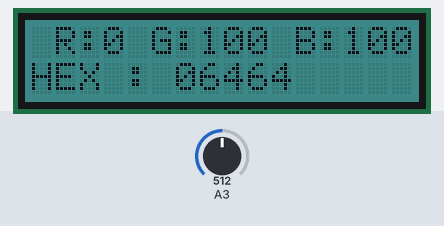
Recording of a sketch running on a simulated Arduino Uno, built with avr-gcc and run on an emulated ATmega328P. Parts: 16×2 character LCD. The test bench sets the inputs (shaded band); at power-on: A3 = 512.

Above: at 1.2 s.
1.3 s: A3 set to 22
At 2.6 s:
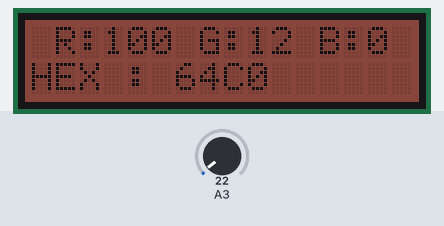
3.0 s: A3 set to 19
At 3.9 s:
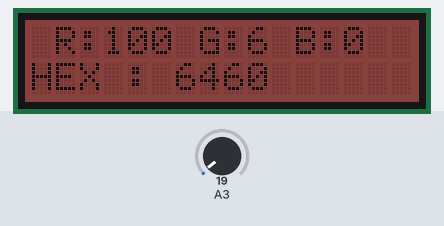
4.6 s: A3 set to 511
At 6.0 s:
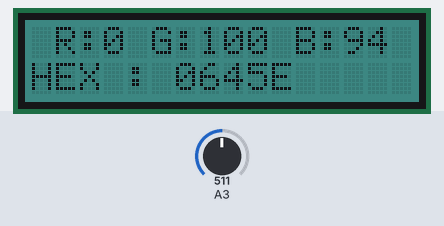
6.3 s: A3 set to 6
At 7.7 s:
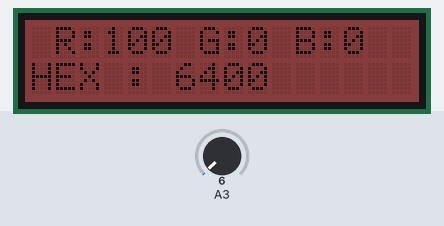
9.3 s: A3 set to 72
At 10.7 s:
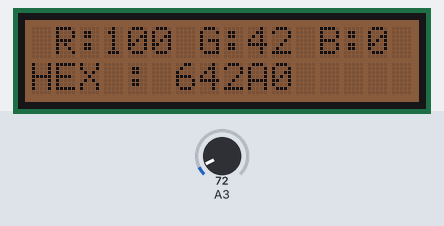
11.0 s: A3 set to 122
At 12.7 s:
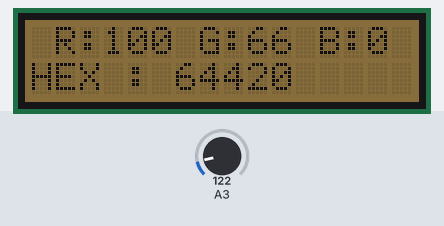
Timing chart, 0 to 13.7 s (numbered marks = the images above; inputs shaded):
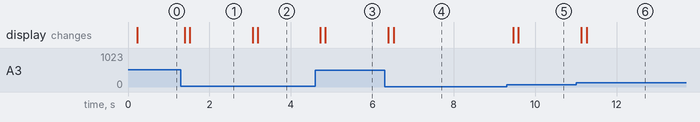

Measured:
- the behaviour switches between 21 and 20 on A3 (found by bisection; images 1 and 2)
- after the input at 1.3 s, the display: first changes after 0.09 s (image 1 shows a later state)
- after the input at 3.0 s, the display: first changes after 0.06 s (image 2 shows a later state)
- after the input at 4.6 s, the display: first changes after 0.12 s (image 3 shows a later state)
- after the input at 6.3 s, the display: first changes after 0.10 s (image 4 shows a later state)
- after the input at 9.3 s, the display: first changes after 0.15 s (image 5 shows a later state)
- after the input at 11.0 s, the display: first changes after 0.13 s (image 6 shows a later state)

The sketch:

index.ino
```cpp
#include <Wire.h>
#include "rgb_lcd.h"
rgb_lcd lcd;
int R;
int G;
int B;


void setup() {
  lcd.begin(16, 2);
  Serial.begin(9600);
}

void loop() {

  lcd.setRGB(R,G,B);

  int Val = analogRead(A3);
  int RGB = map(Val,0,1023, 0,100);

// On divise 100 en 6 parties pours correespondre au angles
  if(RGB <= 16.6){                     // 0 to 60°
    R = 100;
    G = RGB * 6;
    B = 0;
  }

  if((RGB > 16.6) && (RGB <= 33.3)){    // 60° to 120°
    R = 100 - (RGB - 16.6) * 6;
    G = 100;
    B = 0;
  }

  if((RGB > 33.3) && (RGB <= 50)){      // 120° to 180°
    R = 0;
    G = 100;
    B = (RGB - 33.3) * 6;
  }

  if((RGB > 50) && (RGB <= 62.3)){      // 180° to 240°
    R = 0;
    G = 100 - (RGB - 50) * 6;
    B = 100;
  }

  if((RGB > 66.6) && (RGB <= 83.3)){    // 240° to 300°
    R = (RGB - 66.6) * 6;
    G = 0;
    B = 100;
  }

  if((RGB > 83.3) && (RGB <= 100)){     // 300° to 360°
    R = 100;
    G = 0;
    B = 100 - (RGB - 86.6) * 6;
  }

  lcd.clear();
  lcd.setCursor(0, 0); lcd.print(" R:"); lcd.print(R);
                       lcd.print(" G:"); lcd.print(G);
                       lcd.print(" B:"); lcd.print(B);

  lcd.setCursor(0, 1); lcd.print("HEX : "); lcd.print(R,HEX);
                                            lcd.print(G,HEX);
                                            lcd.print(B,HEX);
  delay(100);
}
```
